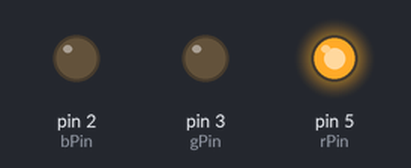
This sketch was run on a simulated Arduino Uno, built with avr-gcc and run on an emulated ATmega328P. On the bench: output pins drawn as LEDs (lit = HIGH).

Above: at 1.0 s.
At 5.0 s:
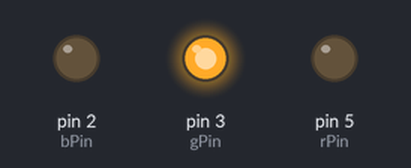
At 7.0 s:
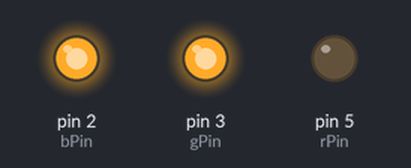
At 9.0 s:
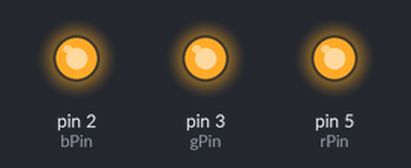
At 13.0 s:
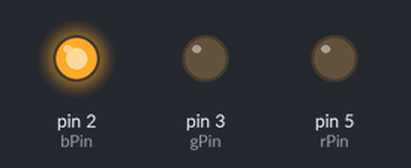
At 19.0 s:
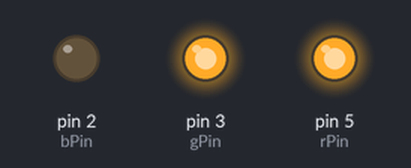
Timing chart, 0 to 20.8 s (numbered marks = the images above):
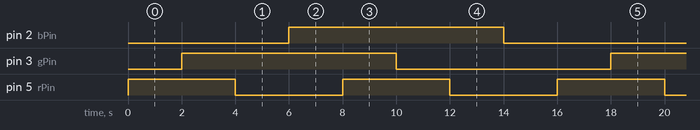

The sketch:

grb_svetodiod.ino
```cpp
const byte rPin = 5;
const byte gPin = 3;
const byte bPin = 2;
const int dela = 2000;

void setup() {
    pinMode( rPin, OUTPUT );
    pinMode( gPin, OUTPUT );
    pinMode( bPin, OUTPUT );
}

void loop() {
    // красный
    digitalWrite( rPin, HIGH );
    delay( dela );
    // красно-зеленый
    digitalWrite( gPin, HIGH );
    delay( dela );
    // зеленый
    digitalWrite( rPin, LOW );
    delay( dela );
    // сине-зеленый
    digitalWrite( bPin, HIGH );
    delay( dela );
    // белый
    digitalWrite( rPin, HIGH );
    delay( dela );
    // красно-синий
    digitalWrite( gPin, LOW );
    delay( dela );
    // синий
    digitalWrite( rPin, LOW );
    delay( dela );
    // выключены все
    digitalWrite( bPin, LOW );
    delay( dela );
}
```

Measured:
- by itself, pin 2 (bPin), pin 3 (gPin): alternates HIGH for 8.0 s and LOW for 8.0 s
- by itself, pin 5 (rPin): alternates HIGH for 4.0 s and LOW for 4.0 s
- by itself, everything shown: repeats every 16.0 s, in 8 steps
